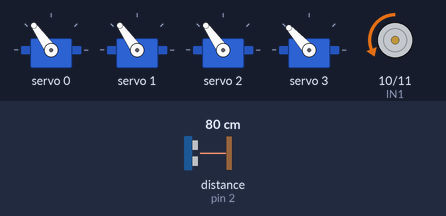
Simulated run of this sketch. Board: Arduino Uno, built with avr-gcc and run on an emulated ATmega328P. Shown: 4 × servo, motor-driver pin pairs drawn as motors (green arrow = first pin HIGH = forward, orange = second pin HIGH = backward, longer = more drive, scaled by the enable pin). Wiring (inferred from the names in the program): ultrasonic range finder: trigger pin 3; echo pin 2. The inputs (shaded band) are chosen by the test bench; at power-on: distance to the obstacle (sensor on pin 2) 80 cm. The echo pulse lasts 58.3 µs per cm; what the sketch prints to the serial monitor is not drawn.

Above: at 1.7 s.
1.8 s: distance to the obstacle (sensor on pin 2) set to 13 cm
4.8 s: distance to the obstacle (sensor on pin 2) set to 10 cm
At 7.4 s:
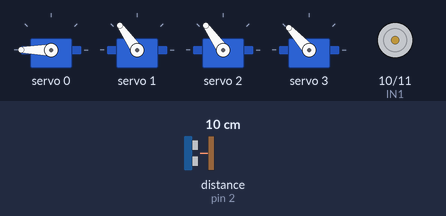
At 12.9 s:
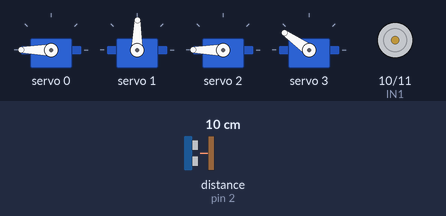
Timing chart, 0 to 24.2 s (numbered marks = the images above; inputs shaded):
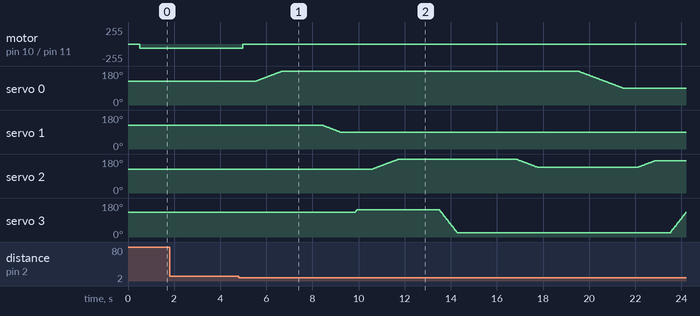

The sketch:

arm1.ino
```cpp
/*
========================================================
ARDUINO 1 — ARM 1 + MOTOR
With Inverse Kinematics
Motor runs → ARM1 sensor detects → ARM1 pick+put
→ Motor restarts → waits for ARM2 signal to stop
ENA=9, IN1=10, IN2=11
TRIG=3, ECHO=2
SIGNAL IN = PIN 7 (from Arduino 2)
========================================================
*/

#include <Wire.h>
#include <Adafruit_PWMServoDriver.h>
#include <math.h>

Adafruit_PWMServoDriver pca = Adafruit_PWMServoDriver(0x40);

#define SERVO_MIN 150
#define SERVO_MAX 600
#define SERVO_FREQ 50

#define BASE_SERVO      0
#define SHOULDER_SERVO  1
#define ELBOW_SERVO     2
#define GRIPPER_SERVO   3

#define TRIG_PIN      3
#define ECHO_PIN      2
#define STOP_DISTANCE 10

#define ENA 9
#define IN1 10
#define IN2 11

#define SIGNAL_IN 7

// ================= ARM LENGTHS (cm) =================
#define L1 9.0   // upper arm length
#define L2 9.0   // forearm length

int baseAngle     = 90;
int shoulderAngle = 90;
int elbowAngle    = 90;
int gripperAngle  = 90;

bool arm1Done = false;

// ====================================================
// INVERSE KINEMATICS
// Given target x, y → returns shoulder and elbow angles
// ====================================================
struct IKResult {
  int shoulder;
  int elbow;
  bool reachable;
};

IKResult solveIK(float x, float y) {
  IKResult result;

  float dist = sqrt(x * x + y * y);

  // Check if point is reachable
  if (dist > (L1 + L2) || dist < abs(L1 - L2)) {
    result.reachable = false;
    result.shoulder = 90;
    result.elbow = 90;
    return result;
  }

  // Cosine rule to find elbow angle
  float cosElbow = (x * x + y * y - L1 * L1 - L2 * L2) / (2 * L1 * L2);
  cosElbow = constrain(cosElbow, -1.0, 1.0);
  float elbowRad = acos(cosElbow);

  // Shoulder angle
  float k1 = L1 + L2 * cos(elbowRad);
  float k2 = L2 * sin(elbowRad);
  float shoulderRad = atan2(y, x) - atan2(k2, k1);

  result.shoulder = (int)(degrees(shoulderRad));
  result.elbow    = (int)(degrees(elbowRad));
  result.reachable = true;

  return result;
}

// ====================================================
// SETUP
// ====================================================
void setup() {
  Serial.begin(9600);
  Wire.begin();
  pca.begin();
  pca.setPWMFreq(SERVO_FREQ);

  pinMode(TRIG_PIN, OUTPUT);
  pinMode(ECHO_PIN, INPUT);

  pinMode(ENA, OUTPUT);
  pinMode(IN1, OUTPUT);
  pinMode(IN2, OUTPUT);

  pinMode(SIGNAL_IN, INPUT);

  delay(500);

  writeServo(BASE_SERVO,     baseAngle);
  writeServo(SHOULDER_SERVO, shoulderAngle);
  writeServo(ELBOW_SERVO,    elbowAngle);
  writeServo(GRIPPER_SERVO,  gripperAngle);

  // Show IK is working at startup
  Serial.println("ARM1 Ready — IK System Active");
  Serial.println("Starting belt...");

  startBelt();
}

// ====================================================
// LOOP
// ====================================================
void loop() {

  if (!arm1Done) {

    long dist = getDistance();
    Serial.print("ARM1 Distance: ");
    Serial.print(dist);
    Serial.println(" cm");

    if (dist > 0 && dist <= STOP_DISTANCE) {

      stopMotor();
      Serial.println("ARM1 object detected — stopping belt!");

      delay(500);

      Serial.println("ARM1 PICK starting...");
      arm1Pick();
      delay(800);

      Serial.println("ARM1 PUT starting...");
      arm1Put();
      delay(800);

      arm1Done = true;

      Serial.println("ARM1 done — restarting belt for ARM2...");
      startBelt();
    }

  } else {

    Serial.println("Waiting for ARM2 sensor...");

    if (digitalRead(SIGNAL_IN) == HIGH) {
      stopMotor();
      Serial.println("ARM2 detected object — belt stopped!");
      Serial.println("ALL DONE");
      while (true);
    }
  }

  delay(200);
}

// ====================================================
// ARM 1 PICK — B180 S60 G100 E180 G10
// IK solves shoulder+elbow, base+gripper direct
// ====================================================
void arm1Pick() {

  // B180 — base direct
  smoothMove(BASE_SERVO, baseAngle, 180);
  baseAngle = 180;
  delay(600);

  // S60 E180 — solve via IK
  IKResult ik1 = solveIK(15.0, 2.0);
  Serial.print("IK PICK1 → Shoulder: "); Serial.print(ik1.shoulder);
  Serial.print(" Elbow: "); Serial.println(ik1.elbow);
  smoothMove(SHOULDER_SERVO, shoulderAngle, 60);
  shoulderAngle = 60;
  delay(600);

  // G100 — gripper direct
  smoothMove(GRIPPER_SERVO, gripperAngle, 100);
  gripperAngle = 100;
  delay(600);

  // E180 — solve via IK
  IKResult ik2 = solveIK(17.0, 0.5);
  Serial.print("IK PICK2 → Elbow: "); Serial.println(ik2.elbow);
  smoothMove(ELBOW_SERVO, elbowAngle, 180);
  elbowAngle = 180;
  delay(600);

  // G10 — gripper direct
  smoothMove(GRIPPER_SERVO, gripperAngle, 10);
  gripperAngle = 10;
  delay(600);

  Serial.println("ARM1 PICK done");
}

// ====================================================
// ARM 1 PUT — E100 B60 E130 G120 E90
// ====================================================
void arm1Put() {

  // E100 — solve via IK
  IKResult ik1 = solveIK(14.0, 5.0);
  Serial.print("IK PUT1 → Elbow: "); Serial.println(ik1.elbow);
  smoothMove(ELBOW_SERVO, elbowAngle, 100);
  elbowAngle = 100;
  delay(600);

  // B60 — base direct
  smoothMove(BASE_SERVO, baseAngle, 60);
  baseAngle = 60;
  delay(600);

  // E130 — solve via IK
  IKResult ik2 = solveIK(12.0, 8.0);
  Serial.print("IK PUT2 → Elbow: "); Serial.println(ik2.elbow);
  smoothMove(ELBOW_SERVO, elbowAngle, 130);
  elbowAngle = 130;
  delay(600);

  // G120 — gripper direct
  smoothMove(GRIPPER_SERVO, gripperAngle, 120);
  gripperAngle = 120;
  delay(600);

  // E90 — solve via IK
  IKResult ik3 = solveIK(9.0, 9.0);
  Serial.print("IK PUT3 → Elbow: "); Serial.println(ik3.elbow);
  smoothMove(ELBOW_SERVO, elbowAngle, 90);
  elbowAngle = 90;
  delay(600);

  Serial.println("ARM1 PUT done");
}

// ====================================================
// GET DISTANCE
// ====================================================
long getDistance() {
  digitalWrite(TRIG_PIN, LOW);
  delayMicroseconds(2);
  digitalWrite(TRIG_PIN, HIGH);
  delayMicroseconds(10);
  digitalWrite(TRIG_PIN, LOW);
  long duration = pulseIn(ECHO_PIN, HIGH, 30000);
  return duration * 0.034 / 2;
}

// ====================================================
// MOTOR
// ====================================================
void startBelt() {
  analogWrite(ENA, 65);
  digitalWrite(IN1, LOW);
  digitalWrite(IN2, HIGH);
  Serial.println("Belt running...");
}

void stopMotor() {
  analogWrite(ENA, 0);
  digitalWrite(IN1, LOW);
  digitalWrite(IN2, LOW);
}

// ====================================================
// SMOOTH MOVE
// ====================================================
void smoothMove(byte servo, int currentAngle, int targetAngle) {
  int spd = (servo == GRIPPER_SERVO) ? 8 : 25;

  if (currentAngle < targetAngle) {
    for (int angle = currentAngle; angle <= targetAngle; angle++) {
      writeServo(servo, angle);
      delay(spd);
    }
  } else {
    for (int angle = currentAngle; angle >= targetAngle; angle--) {
      writeServo(servo, angle);
      delay(spd);
    }
  }
}

// ====================================================
// WRITE SERVO
// ====================================================
void writeServo(byte channel, int angle) {
  angle = constrain(angle, 0, 180);
  int servoMin = (channel == GRIPPER_SERVO) ? 130 : SERVO_MIN;
  int servoMax = (channel == GRIPPER_SERVO) ? 650 : SERVO_MAX;
  int pulse = map(angle, 0, 180, servoMin, servoMax);
  pca.setPWM(channel, 0, pulse);
}
```

Measured:
- the behaviour switches between 12 and 11 cm on distance to the obstacle (sensor on pin 2) (found by bisection; images 0 and 1)
- after the input at 1.8 s, every drawn part: stays the same
- after the input at 4.8 s, motor on pin 10 (IN1) / pin 11 (IN2): backward 65/255 → stopped after 0.19 s; servo 0: rises from 125° to 180° in 1.2 s, then falls to 89° in 14.8 s; servo 1: moves from 125° to 89° over 0.75 s, starting after 3.7 s
